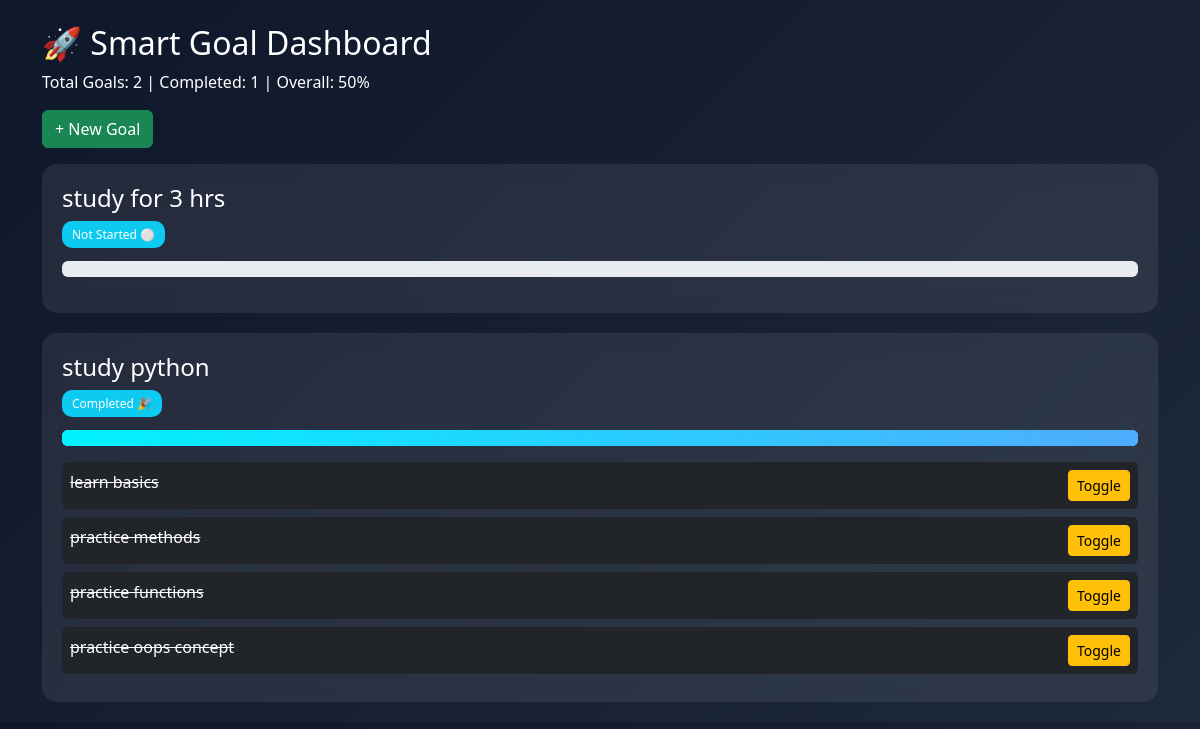
The page /dashboard/ (signed in) on the database its author committed.
### core/models.py (models this page shows, shortened)
class Goal(models.Model):
    user = models.ForeignKey(User, on_delete=models.CASCADE)
    title = models.CharField(max_length=200)
    deadline = models.DateField(null=True, blank=True)  # NEW
    created_at = models.DateTimeField(auto_now_add=True)

class Step(models.Model):
    goal = models.ForeignKey(Goal, on_delete=models.CASCADE, related_name='steps')
    title = models.CharField(max_length=200)
    completed = models.BooleanField(default=False)

### core/views.py (the view)
# urls.py: path("dashboard/", views.dashboard),
def dashboard(request):
    if not request.user.is_authenticated:
        return redirect("/login/")
    goals = Goal.objects.filter(user=request.user)
    total_goals = goals.count()
    completed_goals = 0
    streak = 0
    badges = []
    for goal in goals:
        total_steps = goal.steps.count()
        done_steps = goal.steps.filter(completed=True).count()
        progress = int((done_steps / total_steps) * 100) if total_steps else 0
        goal.progress = progress
        if progress == 100:
            goal.status = "Completed 🎉"
            completed_goals += 1
            badges.append("🏆 Goal Master")
        elif progress > 50:
            goal.status = "Almost There 🔥"
        elif progress > 0:
            goal.status = "In Progress 🚀"
        else:
            goal.status = "Not Started ⚪"
        if progress > 0:
            streak += 1
    overall_progress = int((completed_goals / total_goals) * 100) if total_goals else 0
    if completed_goals >= 1:
        badges.append("🥇 First Achievement")
    if overall_progress >= 50:
        badges.append("⚡ Halfway Hero")
    return render(request, "dashboard.html", {
        "goals": goals,
        "total_goals": total_goals,
        "completed_goals": completed_goals,
        "overall_progress": overall_progress,
        "streak": streak,
        "badges": badges
    })

### templates/dashboard.html (shortened to what this page needs)
<!DOCTYPE html>
<html>
<head>
    <link href="https://cdn.jsdelivr.net/npm/bootstrap@5.3.0/dist/css/bootstrap.min.css" rel="stylesheet">
</head>
<body>
<div class="container mt-4">
    <h2>🚀 Smart Goal Dashboard</h2>
    <p>Total Goals: {{ total_goals }} | Completed: {{ completed_goals }} | Overall: {{ overall_progress }}%</p>
    <a href="/create/" class="btn btn-success mb-3">+ New Goal</a>
    {% for goal in goals %}
    <div class="card-box">
        <h4>{{ goal.title }}</h4>
        <span class="badge-status bg-info">{{ goal.status }}</span>
        <div class="progress mb-3">
            <div class="progress-bar" style="width: {{ goal.progress }}%"></div>
        </div>
        {% for step in goal.steps.all %}
        <div class="d-flex justify-content-between bg-dark p-2 mb-2 rounded">
            <span>
                {% if step.completed %}
                    <del>{{ step.title }}</del>
                {% else %}
                    {{ step.title }}
                {% endif %}
            </span>
            <a href="/toggle/{{ step.id }}/" class="btn btn-sm btn-warning">Toggle</a>
        </div>
        {% endfor %}
    </div>
    {% endfor %}
</div>
</body>
</html>

### templates/dashboard.html (style rules this page uses)
body { background: linear-gradient(135deg, #0f172a, #1e293b); color: white; }
.card-box { background: rgba(255,255,255,0.08); backdrop-filter: blur(10px); border-radius: 15px; padding: 20px; margin-bottom: 20px; }
.progress-bar { background: linear-gradient(to right, #00f2fe, #4facfe); }
.badge-status { padding: 5px 10px; border-radius: 10px; font-size: 12px; }

### rows shown on the page
Goal: title "study for 3 hrs", status "Not Started ⚪"
Goal: title "study python", status "Completed 🎉", {{ goal.progress }} 100 (drawn)
Step: title "learn basics"
Step: title "practice methods"
Step: title "practice functions"
Step: title "practice oops concept"

### other values the page prints
{{ total_goals }} "2"
{{ completed_goals }} "1"
{{ overall_progress }} "50"
